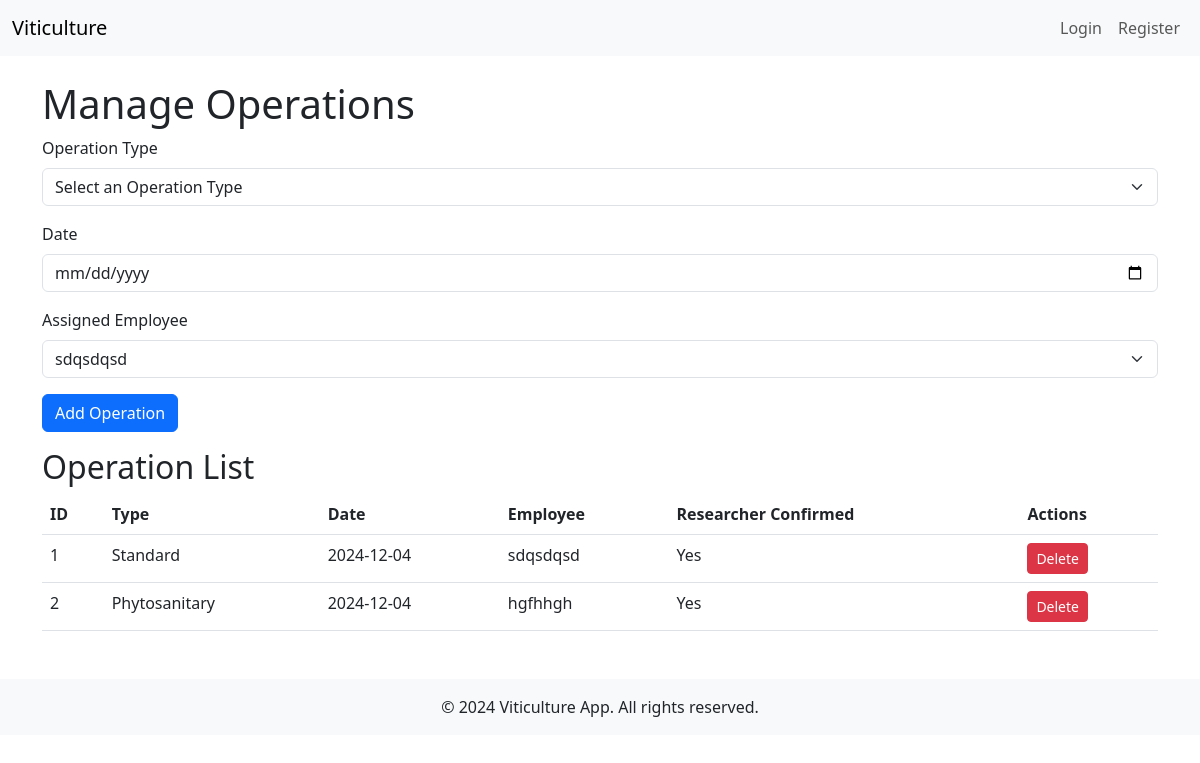
Screenshot of /operations/ with the database file from the repository.
### models.py (models this page shows)
class Operation(db.Model):
    __tablename__ = 'operations'
    id = db.Column(db.Integer, primary_key=True)
    operation_type = db.Column(db.String(100), nullable=False)
    date = db.Column(db.Date, nullable=False)
    validated = db.Column(db.Boolean, default=False)
    researcher_confirmed = db.Column(db.Boolean, default=False)  # New field
    employee_id = db.Column(db.Integer, db.ForeignKey('employees.id'))
    phytosanitary_id = db.Column(
        db.Integer, db.ForeignKey('phytosanitary.id'), nullable=True)

class Employee(db.Model):
    __tablename__ = 'employees'
    id = db.Column(db.Integer, primary_key=True)
    name = db.Column(db.String(100), nullable=False)
    role = db.Column(db.String(50), nullable=False)
    operations = db.relationship('Operation', backref='employee', lazy=True)

### routes/operation_routes.py (the view)
@operation_routes.route('/')
def manage_operations():
    employees = Employee.query.all()
    operations = Operation.query.all()
    all_operations_confirmed = Operation.query.filter_by(
        researcher_confirmed=False).count() == 0
    return render_template('operations.html', employees=employees, operations=operations, all_operations_confirmed=all_operations_confirmed)

### templates/operations.html (shortened to what this page needs)
{% extends "base.html" %} {% block content %} {% if current_user.role !=
'researcher' %}
<h1>Manage Operations</h1>
<form method="POST" action="/operations/add" class="mb-3">
  <div class="mb-3">
    <label for="operation_type" class="form-label">Operation Type</label>
    <select
      class="form-select"
      id="operation_type"
      name="operation_type"
      required
    >
      <option value="">Select an Operation Type</option>
    </select>
  </div>
  <div class="mb-3">
    <label for="date" class="form-label">Date</label>
    <input type="date" class="form-control" id="date" name="date" required />
  </div>
  <div class="mb-3">
    <label for="employee_id" class="form-label">Assigned Employee</label>
    <select class="form-select" id="employee_id" name="employee_id" required>
      {% for employee in employees %}
      <option value="{{ employee.id }}">{{ employee.name }}</option>
      {% endfor %}
    </select>
  </div>
  <button type="submit" class="btn btn-primary">Add Operation</button>
</form>
{% endif %}
<h2>Operation List</h2>
<table class="table">
  <thead>
    <tr>
      <th>ID</th>
      <th>Type</th>
      <th>Date</th>
      <th>Employee</th>
      <th>Researcher Confirmed</th>
      {% if current_user.role != 'researcher' %}
      <th>Actions</th>
      {% endif %}
    </tr>
  </thead>
  <tbody>
    {% for operation in operations %}
    <tr>
      <td>{{ operation.id }}</td>
      <td>{{ operation.operation_type }}</td>
      <td>{{ operation.date }}</td>
      <td>{{ operation.employee.name }}</td>
      <td>{{ 'Yes' if operation.researcher_confirmed else 'No' }}</td>
      {% if current_user.role != 'researcher' %}
      <td>
        <form
          action="/operations/delete/{{ operation.id }}"
          method="POST"
          style="display: inline"
        >
          <button type="submit" class="btn btn-danger btn-sm">Delete</button>
        </form>
      </td>
      {% endif %}
    </tr>
    {% endfor %}
  </tbody>
</table>
{% endblock %}

### templates/base.html (shortened to what this page needs)
<!DOCTYPE html>
<html lang="en">
  <head>
    <link
      href="https://cdn.jsdelivr.net/npm/bootstrap@5.3.0-alpha1/dist/css/bootstrap.min.css"
      rel="stylesheet"
    />
  </head>
  <body>
    <nav class="navbar navbar-expand-lg navbar-light bg-light">
      <div class="container-fluid">
        <a class="navbar-brand" href="/">Viticulture</a>
        <div class="collapse navbar-collapse" id="navbarNav">
          {% if current_user.is_authenticated %}
          <ul class="navbar-nav">
            <li class="nav-item">
              <a class="nav-link" href="/">Home</a>
            </li>
            <li class="nav-item">
              <a class="nav-link" href="/operations">Operations</a>
            </li>
            {% if current_user.role != 'researcher' %}
            <li class="nav-item">
              <a class="nav-link" href="/employees">Employees</a>
            </li>
            <li class="nav-item">
              <a class="nav-link" href="/reports">Reports</a>
            </li>
            <li class="nav-item">
              <a class="nav-link" href="/analysis">Analysis</a>
            </li>
            {% endif %}
          </ul>
          <ul class="navbar-nav ms-auto">
            <li class="nav-item">
              <a class="nav-link" href="#">Hi, {{ current_user.email }}</a>
            </li>
            <li class="nav-item">
              <a class="nav-link" href="/auth/logout">Logout</a>
            </li>
          </ul>
          {% else %}
          <ul class="navbar-nav ms-auto">
            <li class="nav-item">
              <a class="nav-link" href="/auth/login">Login</a>
            </li>
            <li class="nav-item">
              <a class="nav-link" href="/auth/register">Register</a>
            </li>
          </ul>
          {% endif %}
        </div>
      </div>
    </nav>
    <div class="container">
      {% block content %}{% endblock %}
    </div>
    <footer class="bg-light text-center text-lg-start mt-5">
      <div class="text-center p-3">
        © 2024 Viticulture App. All rights reserved.
      </div>
    </footer>
  </body>
</html>

### rows the page displays
Operation: id "1", operation_type "Standard", date "2024-12-04", employee.name "sdqsdqsd", researcher_confirmed "Yes"
Operation: id "2", operation_type "Phytosanitary", date "2024-12-04", employee.name "hgfhhgh", researcher_confirmed "Yes"

### other values shown
form field employee_id "sdqsdqsd"
